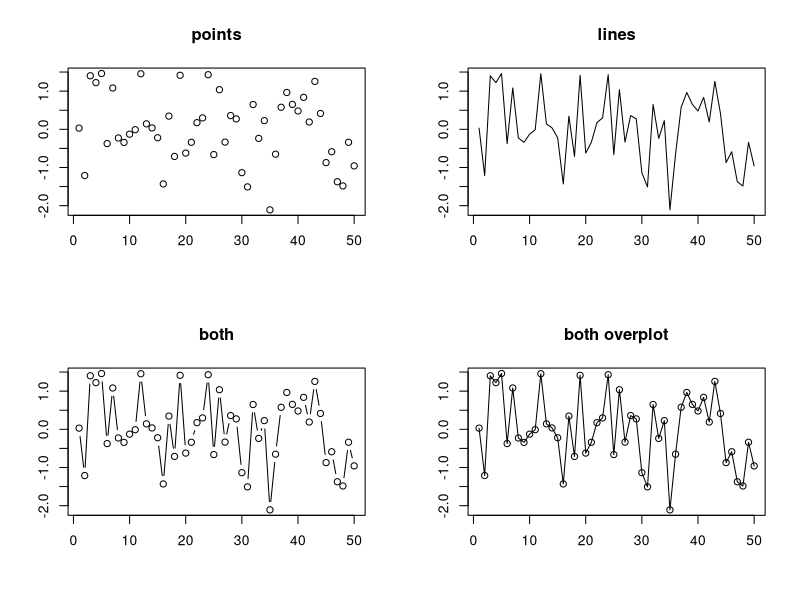
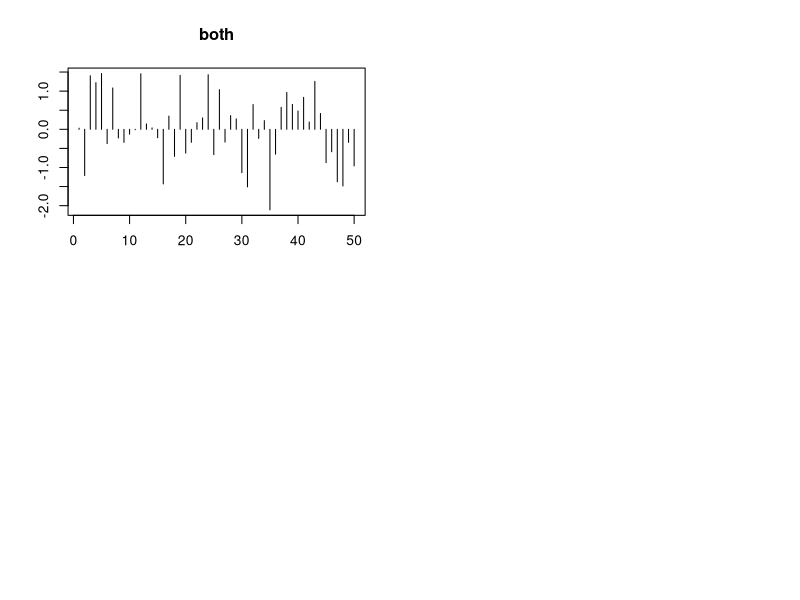

These charts were generated, in order, by the following R code:
# “r” returns randomly generated numbers
x1 <- rnorm(50)


# Margins can be computed in inches or in lines.
# The default is par(mar = c(5,4,4,2)) which means that there are:
#  5 lines at the bottom, 4 lines on the left, 4 lines in the top and 2 lines on the right.
#   This can be modified using the par() function.
par(mfrow = c(2,2))




# p for points,
# l for lines,
# b for both,
# o for both overlayed,
# h for histogram-like

plot(x1, type = "p", main = "points", ylab = "", xlab = "")
plot(x1, type = "l", main = "lines", ylab = "", xlab = "")
plot(x1, type = "b", main = "both", ylab = "", xlab = "")
plot(x1, type = "o", main = "both overplot", ylab = "", xlab = "")
plot(x1, type = "h", main = "both", ylab = "", xlab = "")
